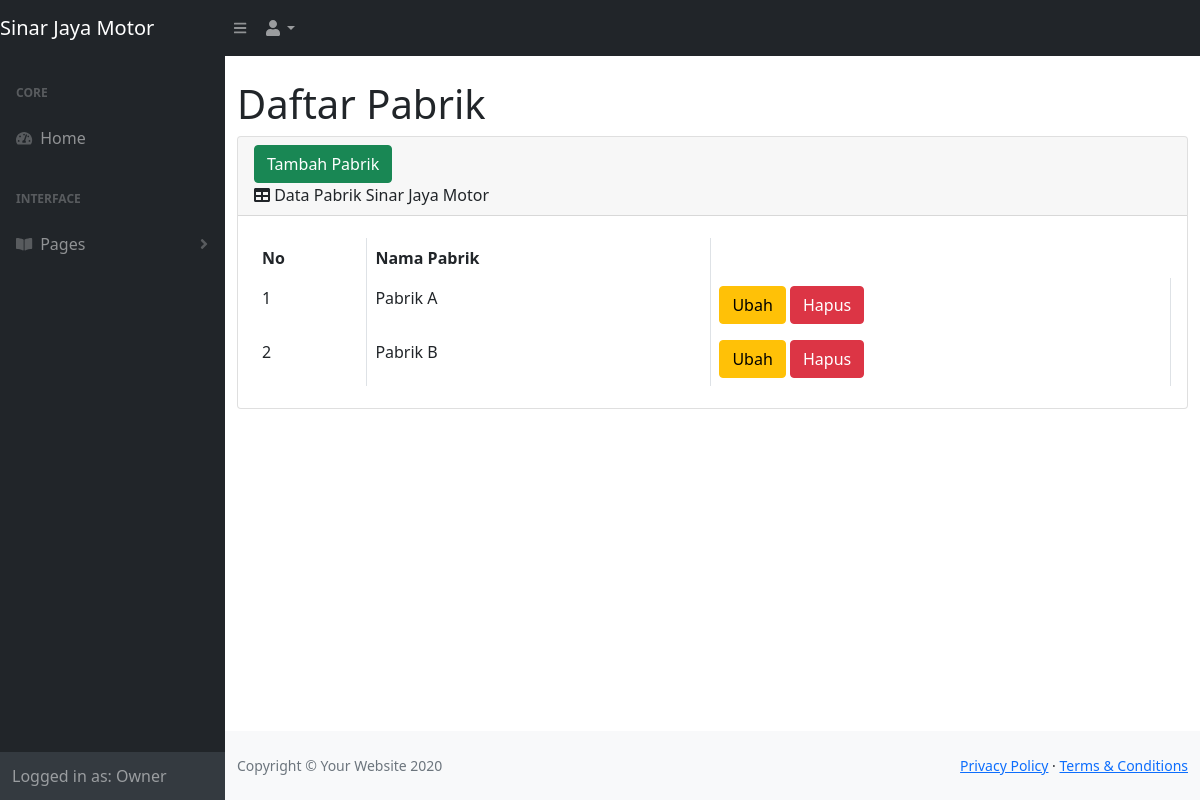
The app's page /pabrik.php (signed in), older data.
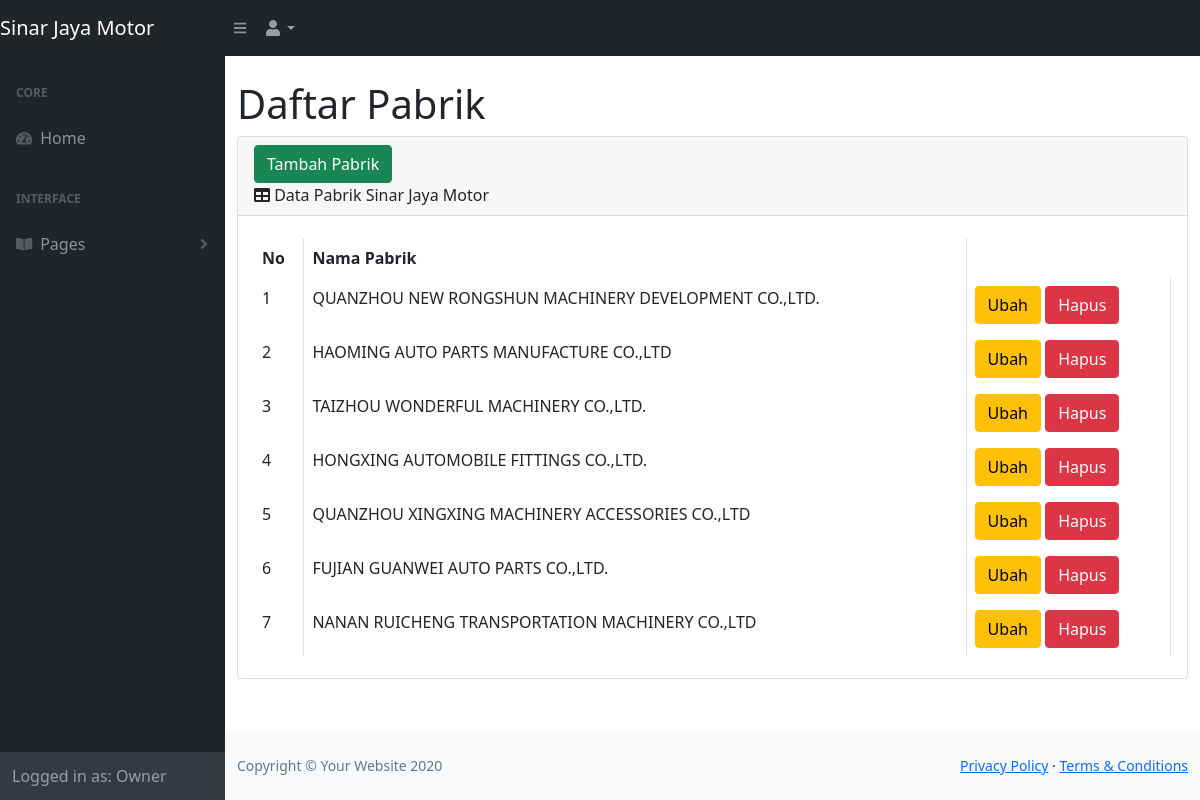
The same page, newer data.
### tables this page shows
CREATE TABLE `tb_pabrik` (
  `id_p` int(11) NOT NULL,
  `nama_p` varchar(100) NOT NULL
);

### pabrik.php (the view, shortened to what the changed rows need)
<?php
     include 'function.php';
?>
<!DOCTYPE html>
<html lang="en">
    <head>
        <link href="./css/styles.css" rel="stylesheet" />
        <link href="https://cdn.datatables.net/1.10.20/css/dataTables.bootstrap4.min.css" rel="stylesheet" />
    </head>
    <body class="sb-nav-fixed">
        <div id="layoutSidenav">
            <div id="layoutSidenav_content">
                <main>
                    <div class="container-fluid">
                        <h1 class="mt-4">Daftar Pabrik</h1>
                        <div class="card mb-4">
                            <div class="card-body">
                                <div class="table-responsive">
                                    <table class="table table-bordered" id="dataTable" width="100%" cellspacing="0">
                                        <thead>
                                            <tr>
                                                <th>No</th>
                                                <th>Nama Pabrik</th>
                                            </tr>
                                        </thead>
                                        <tbody>
                                        <?php
                                        $ambilsemuadatastock = mysqli_query($koneksi,"SELECT * FROM tb_pabrik");
                                        $i=1;
                                        while($data=mysqli_fetch_array($ambilsemuadatastock)){
                                            $idp   = $data['id_p'];
                                            $namap   = $data['nama_p'];
                                        ?>
                                        <tr>
                                            <td><?=$i++?></td>
                                            <td><?=$namap;?></td>
                                            <td>
                                                <button type="button" class="btn btn-warning" data-toggle="modal" data-target="#edit<?=$idp;?>">
                                                Ubah
                                                </button>
                                                <button type="button" class="btn btn-danger" data-toggle="modal" data-target="#delete<?=$idp;?>">
                                                Hapus
                                                </button>
                                            </td>
                                        </tr>
                                        </div>
                                        </div>
                                        <?php
                                        };
                                        ?>
                                </div>
                            </div>
    </body>
</html>

Row changes from the older to the newer data that the page shows:
changed tb_pabrik: nama_p "Pabrik A" → "QUANZHOU NEW RONGSHUN MACHINERY DEVELOPMENT CO.,LTD."
changed tb_pabrik: nama_p "Pabrik B" → "HAOMING AUTO PARTS MANUFACTURE CO.,LTD"
added tb_pabrik: nama_p "TAIZHOU WONDERFUL MACHINERY CO.,LTD."
added tb_pabrik: nama_p "HONGXING AUTOMOBILE FITTINGS CO.,LTD."
added tb_pabrik: nama_p "QUANZHOU XINGXING MACHINERY ACCESSORIES CO.,LTD"
added tb_pabrik: nama_p "FUJIAN GUANWEI AUTO PARTS CO.,LTD."
added tb_pabrik: nama_p "NANAN RUICHENG TRANSPORTATION MACHINERY CO.,LTD"
